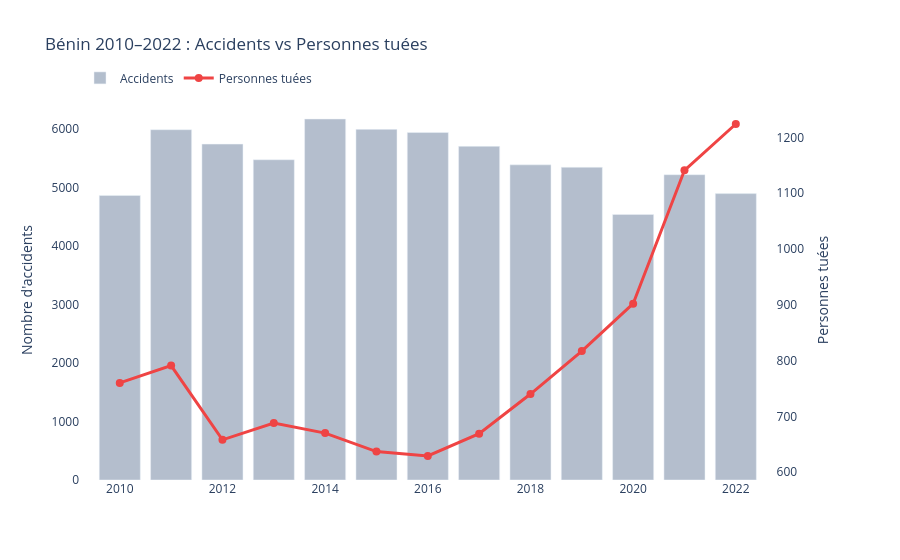

Here is the notebook cell this chart was saved with:
### Markdown cell above
## 3. Insight #1 — Le paradoxe : moins d'accidents, plus de morts

### Code cell
# Données nationales depuis le dataset départemental (ligne Bénin)
df_raw2_benin = df_raw2[df_raw2['Zone']=='Bénin'].copy()
benin = {}
for ind in ['Accidents','Personnes tués','Blessés graves']:
    row = df_raw2_benin[df_raw2_benin['Indicateur']==ind].iloc[0]
    benin[ind] = [row[y] for y in YEARS]

df_benin = pd.DataFrame({'annee': YEARS,
                         'accidents': benin['Accidents'],
                         'tues': benin['Personnes tués'],
                         'blesses_graves': benin['Blessés graves']})
df_benin['taux_mortalite'] = (df_benin['tues'] / df_benin['accidents'] * 1000).round(1)

# Graphique double axe
fig = make_subplots(specs=[[{'secondary_y': True}]])

fig.add_trace(go.Bar(
    x=df_benin['annee'], y=df_benin['accidents'],
    name='Accidents', marker_color='#94a3b8', opacity=0.7
), secondary_y=False)

fig.add_trace(go.Scatter(
    x=df_benin['annee'], y=df_benin['tues'],
    name='Personnes tuées', mode='lines+markers',
    line=dict(color='#ef4444', width=3),
    marker=dict(size=8)
), secondary_y=True)

fig.update_layout(
    title='Bénin 2010–2022 : Accidents vs Personnes tuées',
    plot_bgcolor='white',
    legend=dict(orientation='h', yanchor='bottom', y=1.02)
)
fig.update_yaxes(title_text='Nombre d\'accidents', secondary_y=False)
fig.update_yaxes(title_text='Personnes tuées', secondary_y=True)
fig.show()

print('\nTaux de mortalité (tués/1000 accidents):')
print(df_benin[['annee','taux_mortalite']].to_string(index=False))

### Figure 1 — Plotly figure (JSON) as saved in the notebook; plotly's stock layout.template omitted (floating-point values rounded to 4 significant figures)
{"data": [{"marker": {"color": "#94a3b8"}, "name": "Accidents", "opacity": 0.7, "type": "bar", "x": [2010, 2011, 2012, 2013, 2014, 2015, 2016, 2017, 2018, 2019, 2020, 2021, 2022], "xaxis": "x", "y": [4863, 5986, 5740, 5473, 6169, 5992, 5938, 5702, 5386, 5345, 4537, 5217, 4894], "yaxis": "y"}, {"line": {"color": "#ef4444", "width": 3}, "marker": {"size": 8}, "mode": "lines+markers", "name": "Personnes tuées", "type": "scatter", "x": [2010, 2011, 2012, 2013, 2014, 2015, 2016, 2017, 2018, 2019, 2020, 2021, 2022], "xaxis": "x", "y": [760, 791, 658, 688, 670, 637, 629, 669, 740, 817, 902, 1141, 1224], "yaxis": "y2"}], "layout": {"legend": {"orientation": "h", "y": 1.02, "yanchor": "bottom"}, "plot_bgcolor": "white", "title": {"text": "Bénin 2010–2022 : Accidents vs Personnes tuées"}, "xaxis": {"anchor": "y", "domain": [0, 0.94]}, "yaxis": {"anchor": "x", "domain": [0, 1], "title": {"text": "Nombre d'accidents"}}, "yaxis2": {"anchor": "x", "overlaying": "y", "side": "right", "title": {"text": "Personnes tuées"}}}}
